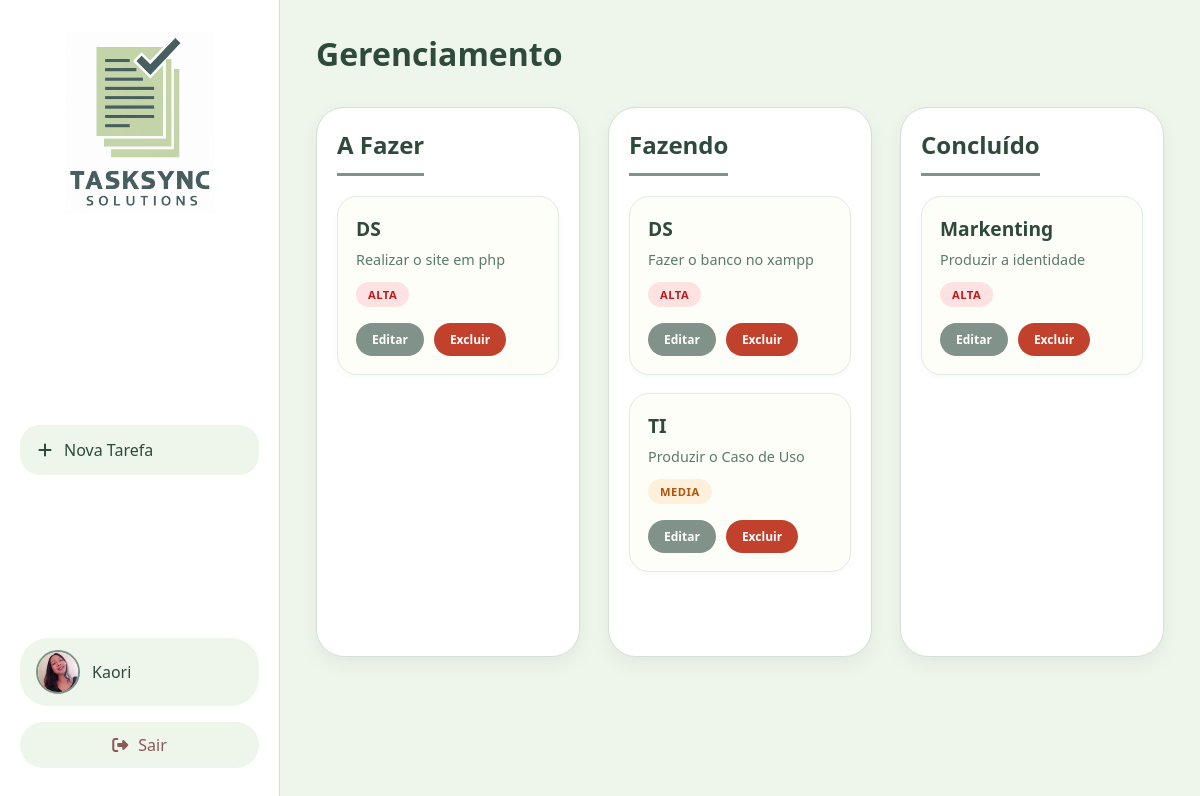
The app's page /gerenciamento.php (signed in) with its own data.
### tables this page shows
CREATE TABLE `tarefas` (
  `id_tarefa` int(11) NOT NULL,
  `id_usuario` int(11) NOT NULL,
  `descricao` text NOT NULL,
  `setor` varchar(100) DEFAULT NULL,
  `prioridade` enum('baixa','media','alta') DEFAULT NULL,
  `status` enum('a fazer','fazendo','concluido') DEFAULT 'a fazer'
);

### gerenciamento.php (the view, shortened to what this page needs)
<?php
require 'conexao.php';
$idUsuario = $_SESSION['usuario_id'];
$stmt = $conexao->prepare("SELECT * FROM tarefas WHERE id_usuario = ? ORDER BY id_tarefa DESC");
$stmt->bind_param("i", $idUsuario);
$stmt->execute();
$resultado = $stmt->get_result();
$tarefasAFazer = [];
$tarefasFazendo = [];
$tarefasConcluido = [];
while ($tarefa = $resultado->fetch_assoc()) {
    if ($tarefa['status'] == 'a fazer') $tarefasAFazer[] = $tarefa;
    elseif ($tarefa['status'] == 'fazendo') $tarefasFazendo[] = $tarefa;
    elseif ($tarefa['status'] == 'concluido') $tarefasConcluido[] = $tarefa;
}
?>
<!DOCTYPE html>
<html lang="pt-br">
<head>
    <link rel="stylesheet" href="https://cdnjs.cloudflare.com/ajax/libs/font-awesome/6.5.1/css/all.min.css"/>
</head>
<body>
<div class="sidebar">
    <div class="logo">
        <img src="images/logo.png" alt="TaskSync">
    </div>
    <div class="menu">
        <a href="cadastrotarefas.php"><i class="fa-solid fa-plus"></i> Nova Tarefa</a>
    </div>
    <div class="nav-links" id="mobileMenu">
        <div class="profile">
            <a href="perfil.php">
                <?php if(!empty($_SESSION['usuario_foto'])): ?>
                    <img src="<?= $_SESSION['usuario_foto'] ?>" alt="Foto">
                <?php else: ?>
                    <img src="https://cdn-icons-png.flaticon.com/512/149/149071.png" alt="Perfil">
                <?php endif; ?>
                <span><?= $_SESSION['usuario_nome'] ?></span>
            </a>
        </div>
        <div class="logout">
            <a href="logout.php"><i class="fa-solid fa-right-from-bracket"></i> Sair</a>
        </div>
    </div>
</div>
<div class="main">
    <h1>Gerenciamento</h1>
    <div class="columns">
        <div class="column">
            <h2>A Fazer</h2>
            <?php if(empty($tarefasAFazer)): ?>
                <div class="empty-state">
                    <i class="fa-regular fa-clock"></i>
                    <p>Nenhuma tarefa pendente</p>
                </div>
            <?php else: ?>
                <?php foreach($tarefasAFazer as $tarefa): ?>
                    <div class="card">
                        <h3><?= htmlspecialchars($tarefa['setor']) ?></h3>
                        <p><?= htmlspecialchars($tarefa['descricao']) ?></p>
                        <span class="prioridade <?= $tarefa['prioridade'] ?>"><?= ucfirst($tarefa['prioridade']) ?></span>
                        <div class="actions">
                            <a class="editar" href="editar.php?id=<?= $tarefa['id_tarefa'] ?>">Editar</a>
                            <a class="excluir" href="excluir.php?id=<?= $tarefa['id_tarefa'] ?>" onclick="return confirm('Tem certeza que deseja excluir esta tarefa?')">Excluir</a>
                        </div>
                    </div>
                <?php endforeach; ?>
            <?php endif; ?>
        </div>
        <div class="column">
            <h2>Fazendo</h2>
            <?php if(empty($tarefasFazendo)): ?>
                <div class="empty-state">
                    <i class="fa-regular fa-hourglass-half"></i>
                    <p>Nenhuma tarefa em andamento</p>
                </div>
            <?php else: ?>
                <?php foreach($tarefasFazendo as $tarefa): ?>
                    <div class="card">
                        <h3><?= htmlspecialchars($tarefa['setor']) ?></h3>
                        <p><?= htmlspecialchars($tarefa['descricao']) ?></p>
                        <span class="prioridade <?= $tarefa['prioridade'] ?>"><?= ucfirst($tarefa['prioridade']) ?></span>
                        <div class="actions">
                            <a class="editar" href="editar.php?id=<?= $tarefa['id_tarefa'] ?>">Editar</a>
                            <a class="excluir" href="excluir.php?id=<?= $tarefa['id_tarefa'] ?>" onclick="return confirm('Tem certeza que deseja excluir esta tarefa?')">Excluir</a>
                        </div>
                    </div>
                <?php endforeach; ?>
            <?php endif; ?>
        </div>
        <div class="column">
            <h2>Concluído</h2>
            <?php if(empty($tarefasConcluido)): ?>
                <div class="empty-state">
                    <i class="fa-regular fa-circle-check"></i>
                    <p>Nenhuma tarefa concluída</p>
                </div>
            <?php else: ?>
                <?php foreach($tarefasConcluido as $tarefa): ?>
                    <div class="card">
                        <h3><?= htmlspecialchars($tarefa['setor']) ?></h3>
                        <p><?= htmlspecialchars($tarefa['descricao']) ?></p>
                        <span class="prioridade <?= $tarefa['prioridade'] ?>"><?= ucfirst($tarefa['prioridade']) ?></span>
                        <div class="actions">
                            <a class="editar" href="editar.php?id=<?= $tarefa['id_tarefa'] ?>">Editar</a>
                            <a class="excluir" href="excluir.php?id=<?= $tarefa['id_tarefa'] ?>" onclick="return confirm('Tem certeza que deseja excluir esta tarefa?')">Excluir</a>
                        </div>
                    </div>
                <?php endforeach; ?>
            <?php endif; ?>
        </div>
    </div>
</div>
</body>
</html>

### gerenciamento.php (style rules this page uses)
* { margin: 0; padding: 0; box-sizing: border-box; font-family: 'Segoe UI', system-ui, -apple-system, 'Roboto', sans-serif; }
body { display: flex; min-height: 100vh; background: #eef5ea; }
.sidebar { width: 280px; background: white; padding: 32px 20px; display: flex; flex-direction: column; justify-content: space-between; border-right: 1px solid #d4e0d4; transition: all 0.3s ease; }
.logo { text-align: center; }
.logo img { width: 150px; margin-bottom: 12px; }
.menu { margin-top: 48px; }
.menu a { display: flex; align-items: center; gap: 12px; text-decoration: none; background: #eef5ea; color: #2d4a3a; padding: 14px 18px; border-radius: 20px; margin-bottom: 16px; transition: 0.2s; font-weight: 500; }
.nav-links { display: flex; flex-direction: column; gap: 16px; }
.profile a { display: flex; align-items: center; gap: 12px; background: #eef5ea; padding: 12px 16px; border-radius: 28px; text-decoration: none; color: #2d4a3a; }
.profile img { width: 44px; height: 44px; border-radius: 50%; object-fit: cover; border: 2px solid #809289; }
.logout a { display: flex; align-items: center; justify-content: center; gap: 10px; background: #eef5ea; text-decoration: none; color: #8a5a5a; padding: 12px; border-radius: 40px; font-weight: 500; }
.main { flex: 1; padding: 32px 36px; overflow-x: auto; }
.main h1 { font-size: 2rem; color: #2d4a3a; margin-bottom: 32px; font-weight: 700; }
.columns { display: grid; grid-template-columns: repeat(3, 1fr); gap: 28px; }
.column { background: white; border-radius: 28px; padding: 20px; min-height: 550px; box-shadow: 0 8px 20px rgba(0, 0, 0, 0.05); border: 1px solid #d4e0d4; }
.column h2 { font-size: 1.5rem; margin-bottom: 20px; padding-bottom: 12px; border-bottom: 3px solid #809289; display: inline-block; color: #2d4a3a; }
.card { background: #fefef8; border-radius: 20px; padding: 18px; margin-bottom: 18px; border: 1px solid #e2ece2; box-shadow: 0 2px 6px rgba(0, 0, 0, 0.03); transition: transform 0.2s; }
.card h3 { font-size: 1.2rem; color: #2d4a3a; margin-bottom: 8px; }
.card p { color: #5a7a6a; font-size: 0.9rem; margin-bottom: 12px; line-height: 1.4; }
.prioridade { display: inline-block; padding: 5px 12px; border-radius: 30px; font-size: 0.7rem; font-weight: 700; text-transform: uppercase; letter-spacing: 0.5px; }
.media { background: #fff0db; color: #b45309; }
.alta { background: #fee2e2; color: #b91c1c; }
.actions { display: flex; flex-wrap: wrap; gap: 10px; margin-top: 16px; }
.actions a { text-decoration: none; padding: 8px 16px; border-radius: 30px; font-size: 0.75rem; font-weight: 600; transition: 0.2s; }
.editar { background: #809289; color: white; }
.excluir { background: #c2412c; color: white; }

### records on screen
tarefas: setor "DS", descricao "Realizar o site em php", prioridade "ALTA"
tarefas: setor "DS", descricao "Fazer o banco no xampp", prioridade "ALTA"
tarefas: setor "TI", descricao "Produzir o Caso de Uso", prioridade "MEDIA"
tarefas: setor "Markenting", descricao "Produzir a identidade", prioridade "ALTA"

### other values on screen
$_SESSION['usuario_nome'] "Kaori"
